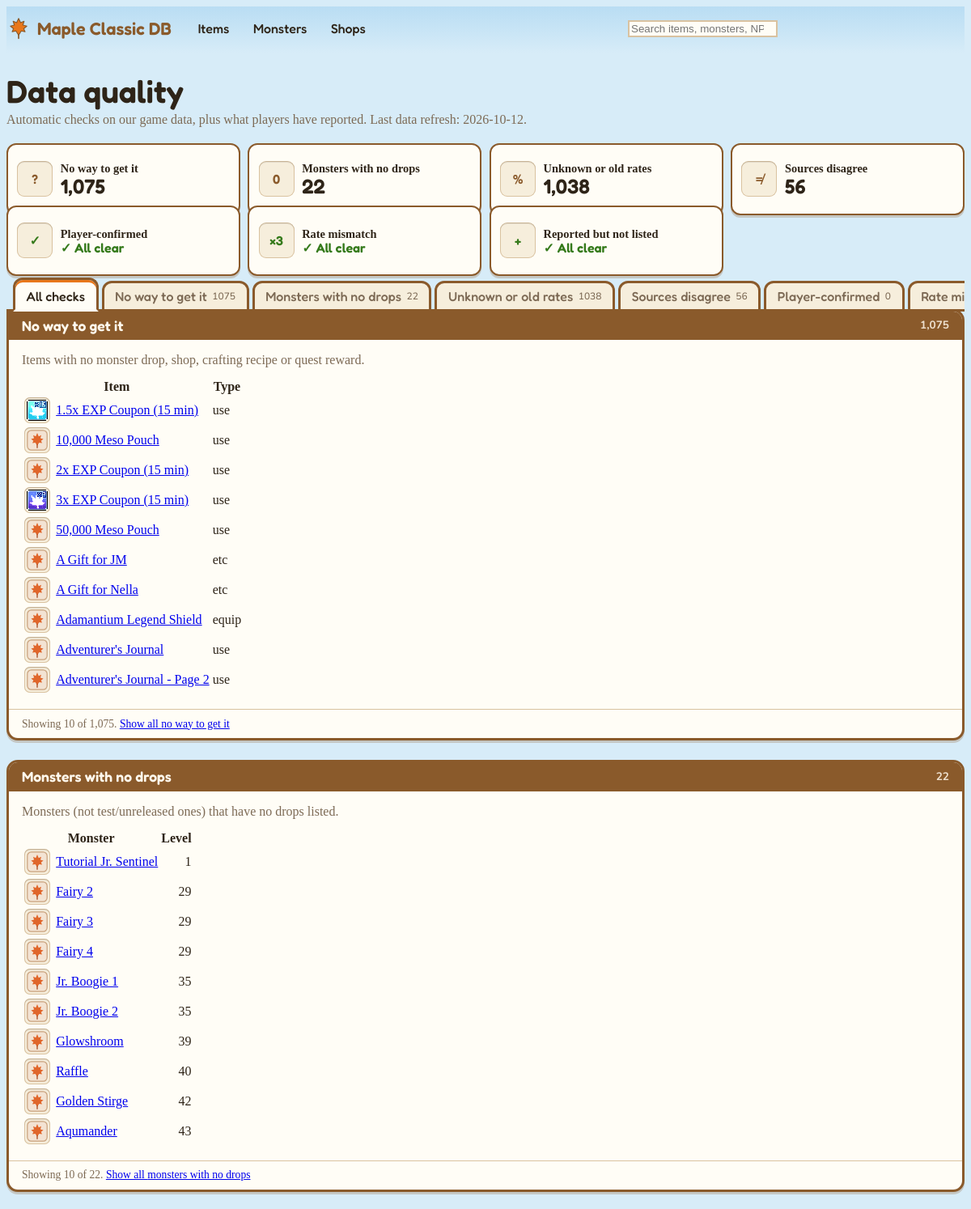
Screenshot of /audit (upper part) with the database file from the repository.
### app/models.py (models this page shows)
class Base(DeclarativeBase):
    """Parent class that all tables inherit from."""

class Item(Base):
    __tablename__ = "items"
    id: Mapped[int] = mapped_column(primary_key=True, autoincrement=False)
    name: Mapped[str] = mapped_column(String(200), index=True)
    category: Mapped[str] = mapped_column(String(20))  # equip / use / etc / setup
    sub_type: Mapped[Optional[str]] = mapped_column(String(50))
    level_req: Mapped[Optional[int]]
    job: Mapped[Optional[str]] = mapped_column(String(30))
    stats: Mapped[Optional[dict]] = mapped_column(JSON)
    description: Mapped[Optional[str]]
    npc_sell_price: Mapped[Optional[int]]
    icon_url: Mapped[Optional[str]] = mapped_column(String(500))
    equip_slot: Mapped[Optional[str]] = mapped_column(String(20), index=True)  # Hat / Top / ... / Weapon
    weapon_type: Mapped[Optional[str]] = mapped_column(String(30))  # e.g. "1H Sword", "Claw"
    jobs: Mapped[list] = mapped_column(JSON, default=list)  # e.g. ["Warrior", "Thief"]; [] = any class
    source_id: Mapped[int] = mapped_column(ForeignKey("sources.id"))
    source: Mapped[Source] = relationship()
    drops: Mapped[list["Drop"]] = relationship(back_populates="item")
    shop_items: Mapped[list["ShopItem"]] = relationship(back_populates="item")
    price_reports: Mapped[list["PriceReport"]] = relationship(back_populates="item")
    drop_reports: Mapped[list["DropReport"]] = relationship(back_populates="item")
    recipes: Mapped[list["Recipe"]] = relationship(back_populates="output_item")  # recipes that craft this
    used_in: Mapped[list["RecipeIngredient"]] = relationship(back_populates="item")  # as an ingredient
    quest_rewards: Mapped[list["QuestReward"]] = relationship(back_populates="item")

class Monster(Base):
    __tablename__ = "monsters"
    id: Mapped[int] = mapped_column(primary_key=True, autoincrement=False)
    name: Mapped[str] = mapped_column(String(200), index=True)
    level: Mapped[Optional[int]]
    hp: Mapped[Optional[int]]
    exp: Mapped[Optional[int]]
    maps: Mapped[Optional[list]] = mapped_column(JSON)  # list of map names
    hidden: Mapped[bool] = mapped_column(default=False, index=True)
    note: Mapped[Optional[str]] = mapped_column(String(200))
    source_id: Mapped[int] = mapped_column(ForeignKey("sources.id"))
    source: Mapped[Source] = relationship()
    drops: Mapped[list["Drop"]] = relationship(back_populates="monster")
    drop_reports: Mapped[list["DropReport"]] = relationship(back_populates="monster")
    monster_maps: Mapped[list["MonsterMap"]] = relationship(back_populates="monster")  # where it spawns

### app/main.py (the view)
@app.get("/audit")
def audit_page(request: Request, check: str = "", db: Session = Depends(get_db)):
    return render(request, "audit.html", page_title="Data quality", **audit.audit_page(db, check))

### app/templates/audit.html (shortened to what this page needs)
{% extends "base.html" %}
{% import "partials/macros.html" as m %}
{% macro item_cell(item) -%}
  <span class="audit-thing">
    <span class="slot slot-sm">{{ m.sprite("items", item.id, item.name) }}</span>
    <a href="/items/{{ item.id }}">{{ item.name }}</a>
  </span>
{%- endmacro %}
{% macro monster_cell(mon) -%}
  <span class="audit-thing">
    <span class="slot slot-sm">{{ m.sprite("monsters", mon.id, mon.name) }}</span>
    <a href="/monsters/{{ mon.id }}">{{ mon.name }}</a>
  </span>
{%- endmacro %}
{% set ICONS = {
  "no-source": "?", "mobs-no-drops": "0", "unknown-rates": "%",
  "source-mismatch": "≠", "player-confirmed": "✓", "rate-mismatch": "×3",
  "reported-not-listed": "+"
} %}
{% block content %}
<div class="page-head">
  <h1>Data quality</h1>
  <p>Automatic checks on our game data, plus what players have reported.
    {% if last_run %}<span class="muted">Last data refresh: {{ last_run }}.</span>{% endif %}</p>
</div>
<ul class="audit-cards" aria-label="Checks">
  {% for c in checks %}
    <li>
      <a class="audit-card{% if c.count == 0 %} is-clear{% endif %}" href="{{ c.url }}"
         {% if c.active %}aria-current="page"{% endif %}>
        <span class="slot audit-icon" aria-hidden="true">{{ ICONS.get(c.slug, "•") }}</span>
        <span class="audit-card-text">
          <span class="audit-card-label">{{ c.label }}</span>
          {% if c.count == 0 %}
            <span class="audit-card-count clear">All clear</span>
          {% else %}
            <span class="audit-card-count">{{ "{:,}".format(c.count) }}</span>
          {% endif %}
        </span>
      </a>
    </li>
  {% endfor %}
</ul>
<ul class="tabs" aria-label="Filter checks">
  <li><a href="{{ all_url }}" {% if not active %}aria-current="page"{% endif %}>All checks</a></li>
  {% for c in checks %}
    <li><a href="{{ c.url }}" {% if c.active %}aria-current="page"{% endif %}>{{ c.label }} <span class="count">{{ c.count }}</span></a></li>
  {% endfor %}
</ul>
{% for s in sections %}
<section class="win audit-section" id="{{ s.slug }}" aria-labelledby="title-{{ s.slug }}">
  <h2 class="win-title" id="title-{{ s.slug }}">{{ s.label }} <span class="count">{{ "{:,}".format(s.count) }}</span></h2>
  <div class="win-body">
    <p class="audit-desc">{{ s.description }}</p>
    {% if not s.rows %}
      <div class="empty-state">
        {% if s.slug in ("player-confirmed", "rate-mismatch", "reported-not-listed") %}
          <p class="big">No player reports to compare yet.</p>
          <p class="muted">Report your kills and drops on any monster's page to help check our rates.</p>
          <a class="button-link" href="/monsters">Find a monster to report drops</a>
        {% elif s.slug == "source-mismatch" %}
          <p class="big">All clear. The sources agree.</p>
          <p class="muted">If no data refresh has run yet, there is nothing to compare.</p>
        {% else %}
          <p class="big">All clear. Nothing to look at here.</p>
        {% endif %}
      </div>
    {% else %}
      <div class="table-wrap">
        <table class="audit-table">
          {% if s.slug == "no-source" %}
            <thead><tr><th>Item</th><th class="hide-sm">Type</th></tr></thead>
            <tbody>
            {% for r in s.rows %}
              <tr><td>{{ item_cell(r.item) }}</td><td class="hide-sm">{{ m.val(r.item.category) }}</td></tr>
            {% endfor %}
            </tbody>
          {% elif s.slug == "mobs-no-drops" %}
            <thead><tr><th>Monster</th><th class="num">Level</th></tr></thead>
            <tbody>
            {% for r in s.rows %}
              <tr><td>{{ monster_cell(r.monster) }}</td><td class="num">{{ m.val(r.monster.level) }}</td></tr>
            {% endfor %}
            </tbody>
          {% endif %}
        </table>
      </div>
    {% endif %}
  </div>
  {% if s.more_url %}
    <p class="win-note">Showing {{ s.shown }} of {{ "{:,}".format(s.count) }}. <a href="{{ s.more_url }}">Show all {{ s.label | lower }}</a></p>
  {% elif active and s.count > s.shown %}
    <p class="win-note">Showing the first {{ s.shown }} of {{ "{:,}".format(s.count) }}.</p>
  {% endif %}
</section>
{% endfor %}
{% endblock %}

### app/templates/partials/macros.html (shortened to what this page needs)
{% macro val(v) -%}
  {%- if v is none or v is undefined or v == "" -%}<span class="muted">—</span>
  {%- else -%}{{ v }}{%- endif -%}
{%- endmacro %}
{% macro sprite(kind, id, name, size="", alt="") -%}
  {%- set ext = "webp" if kind == "monsters" else "png" -%}
  <img class="icon {{ size }}" src="/static/img/{{ kind }}/{{ id }}.{{ ext }}" alt="{{ alt }}" loading="lazy"
       title="{{ name }}" onerror="this.onerror=null;this.src='/static/img/placeholder.svg'">
{%- endmacro %}

### rows the page displays
Item: id (picture), name "1.5x EXP Coupon (15 min)", rows "use"
Item: name "10,000 Meso Pouch", rows "use"
Item: name "2x EXP Coupon (15 min)", rows "use"
Item: id (picture), name "3x EXP Coupon (15 min)", rows "use"
Item: name "50,000 Meso Pouch", rows "use"
Item: name "A Gift for JM", rows "etc"
Item: name "A Gift for Nella", rows "etc"
Item: name "Adamantium Legend Shield", rows "equip"
Item: name "Adventurer's Journal", rows "use"
Item: name "Adventurer's Journal - Page 2", rows "use"
Monster: name "Tutorial Jr. Sentinel"
Monster: name "Fairy 2"
Monster: name "Fairy 3"
Monster: name "Fairy 4"
Monster: name "Jr. Boogie 1"
Monster: name "Jr. Boogie 2"
Monster: name "Glowshroom"
Monster: name "Raffle"
Monster: name "Golden Stirge"
Monster: name "Aqumander"

### other values shown
{{ last_run }} "2026-10-12"
{{ ICONS.get(c.slug, "•") }} "?" "0" "%" "≠" "✓" "×3" "+"
{{ c.label }} "No way to get it" "Monsters with no drops" "Unknown or old rates" "Sources disagree" "Player-confirmed" "Rate mismatch" "Reported but not listed"
{{ "{:,}".format(c.count) }} "1,075" "22" "1,038" "56"
{{ c.label }} "No way to get it" "Monsters with no drops" "Unknown or old rates" "Sources disagree" "Player-confirmed" "Rate…"
{{ c.count }} "1075" "22" "1038" "56" "0"
{{ s.label }} "No way to get it" "Monsters with no drops"
{{ "{:,}".format(s.count) }} "1,075" "22"
{{ s.description }} "Items with no monster drop, shop, crafting recipe or quest reward." "Monsters (not test/unreleased ones) that have no drops listed."
{{ s.shown }} "10" "10"
{{ s.label | lower }} "no way to get it" "monsters with no drops"
{{ v }} "1" "29" "29" "29" "35" "35" "39" "40" "42" "43"
